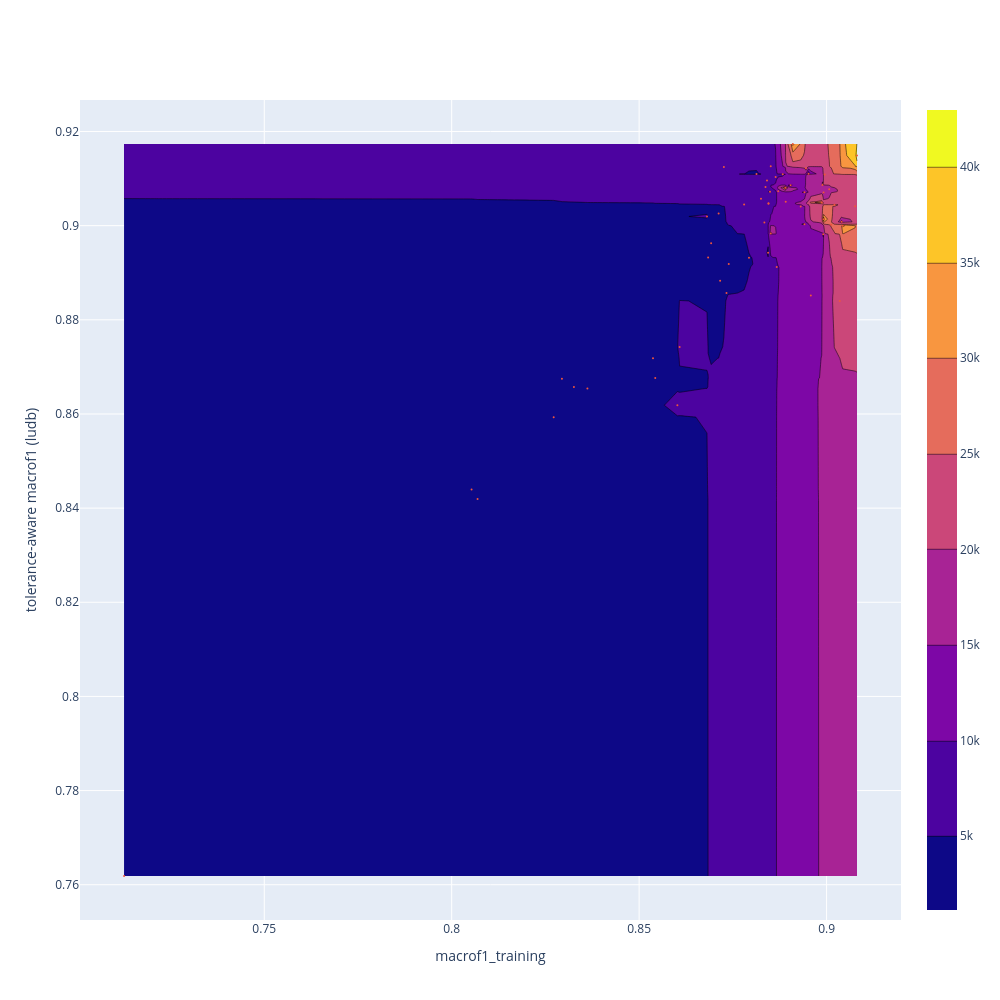
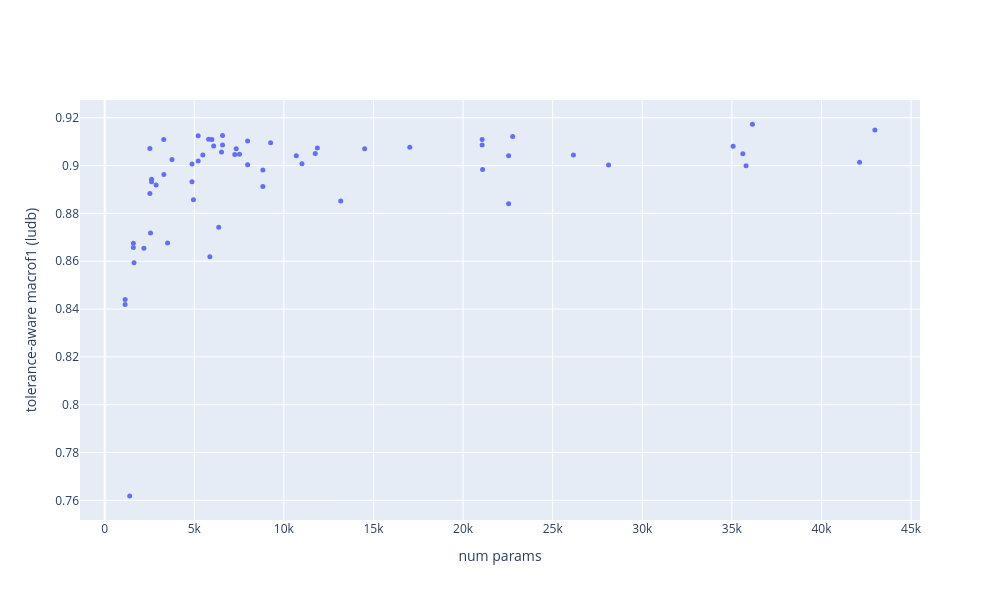

Here is the notebook cell these charts were saved with, in order:
### Code cell
plot_contour_plot(pd.read_csv(os.path.join("results", study_name, model_name, "ludb_merged_aligned.csv"), delimiter=";"), db_name="ludb")
plot_scatter_plot(pd.read_csv(os.path.join("results", study_name, model_name, "ludb_merged_aligned.csv"), delimiter=";"), db_name="ludb")
